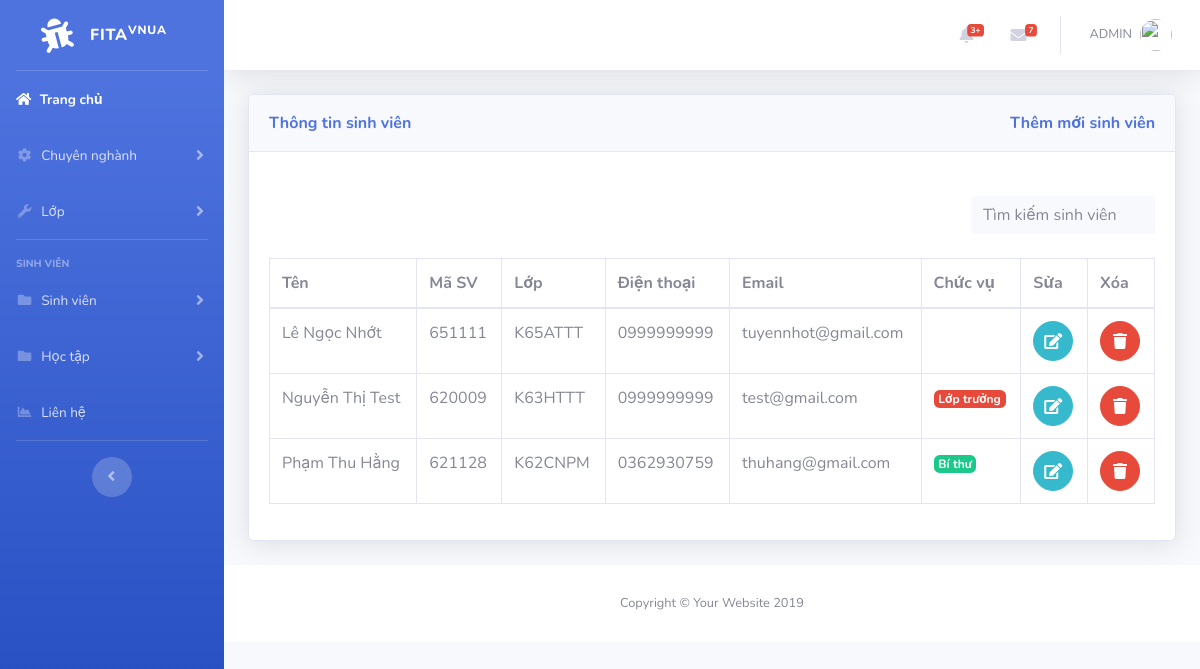
/student.php, run on the app's committed database.
### tables this page shows
CREATE TABLE `student` (
  `id` int(11) NOT NULL,
  `name` varchar(50) NOT NULL,
  `code` varchar(6) NOT NULL,
  `class` varchar(50) NOT NULL,
  `phone` varchar(50) NOT NULL,
  `email` varchar(50) NOT NULL,
  `id_pos` int(6) NOT NULL
);

CREATE TABLE `class` (
  `id` int(11) NOT NULL,
  `tenlop` varchar(50) NOT NULL,
  `id_cn` int(11) NOT NULL,
  `gvcn` varchar(50) NOT NULL
);

### student.php (the view, shortened to what this page needs)
<?php
include('includes/header.php');
include('includes/navbar.php');
include('includes/connect.php');
?>
<div class="container-fluid">
<div class="card shadow mb-4">
  <div class="card-header py-3">
    <h7 class="m-0 font-weight-bold text-primary">Thông tin sinh viên
            <a style="float:right" href="add_student.php">
              Thêm mới sinh viên
            </a>
    </h7>
  </div>
  <div class="card-body">
  <div class="table-responsive">
<?php
$query="SELECT class.tenlop,student.id, name, code,class , phone,email,id_pos FROM student INNER JOIN class ON class.id = student.class";
$query_run=mysqli_query($connect,$query);
 ?>
                  <br>
                  <div class="input-group col-md-4 ">
                    <input type="text" id="myInput" class="form-control bg-light border-0 small" placeholder="Tìm kiếm sinh viên" aria-label="Search" aria-describedby="basic-addon2" name="hoten" onkeyup="myFunction()">
                  </div>
                  <br>
      <table class="table table-bordered" id="dataTable" width="100%" cellspacing="0">
        <thead>
          <tr>
            <th>Tên</th>
            <th>Mã SV</th>
            <th>Lớp</th>
            <th>Điện thoại</th>
            <th>Email</th>
            <th>Chức vụ</th>
            <th>Sửa</th>
            <th>Xóa</th>
          </tr>
        </thead>
        <tbody>
          <?php
              if(mysqli_num_rows($query_run)>0)
              {
                while($row=mysqli_fetch_assoc($query_run))
                {
                  ?>
                      <tr>
                        <td><?php echo $row['name']; ?></td>
                        <td><?php echo $row['code']; ?></td>
                        <td><?php echo $row['tenlop']; ?></td>
                        <td><?php echo $row['phone']; ?></td>
                        <td><?php echo $row['email']; ?></td>
                        <td>
                          <?php
                            if($row['id_pos']==1)
                            {
                              echo '<a href="#" class="badge badge-danger">Lớp trưởng</a>';
                            }
                            if($row['id_pos']==2)
                            {
                              echo '<a href="#" class="badge badge-success">Bí thư</a>';
                            }
                          ?>
                        </td>
                        <td>
                            <form action="edit.php" method="post">
                                <button  type="submit" name="edit_btn" class="btn btn-info btn-circle"><i class="fa fa-edit edit"></i></button>
                            </form>
                        </td>
                        <td>
                            <form action="code.php" method="post">
                              <button onclick="return confirm('Bạn có muốn xóa sinh viên')" href="code.php?id=<?php echo $row['name'];?>" type="submit" name="delete_btn" class="btn btn-danger btn-circle"><i class="fas fa-trash"></i></button>
                            </form>
                        </td>
                      </tr>
                  <?php
                }
              }
              else
              {
                echo "Not found";
              }
           ?>
        </tbody>
      </table>
    </div>
  </div>
</div>
</div>
<?php
include('includes/footer.php');
?>

### data on the page
student: name "Lê Ngọc Nhớt", code "651111", class.tenlop "K65ATTT", phone "0999999999", email "tuyennhot@gmail.com"
student: name "Nguyễn Thị Test", code "620009", class.tenlop "K63HTTT", phone "0999999999", email "test@gmail.com", id_pos "Lớp trưởng"
student: name "Phạm Thu Hằng", code "621128", class.tenlop "K62CNPM", phone "0362930759", email "thuhang@gmail.com", id_pos "Bí thư"
